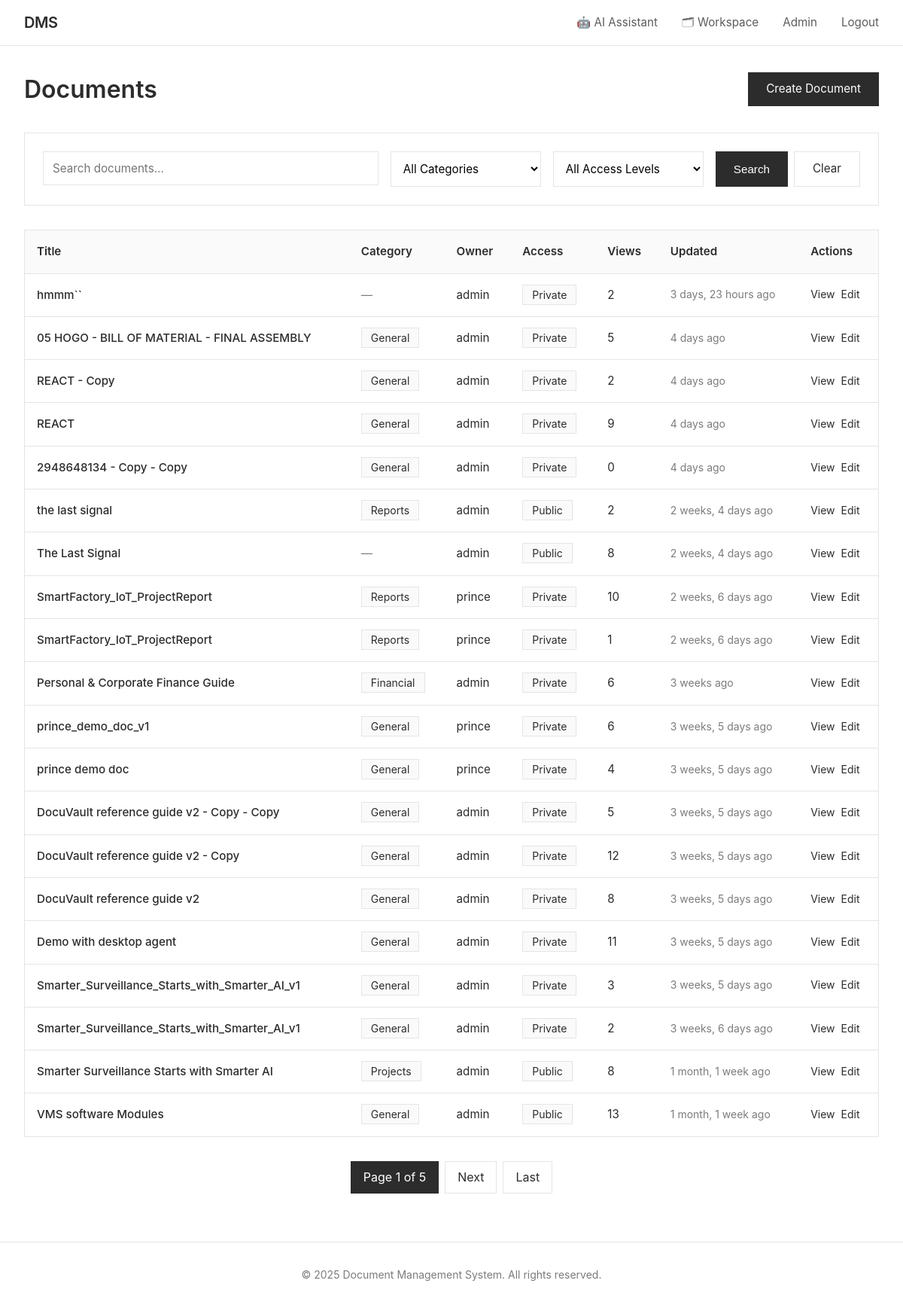
/documents/ (signed in), run on an earlier commit of the app's database.
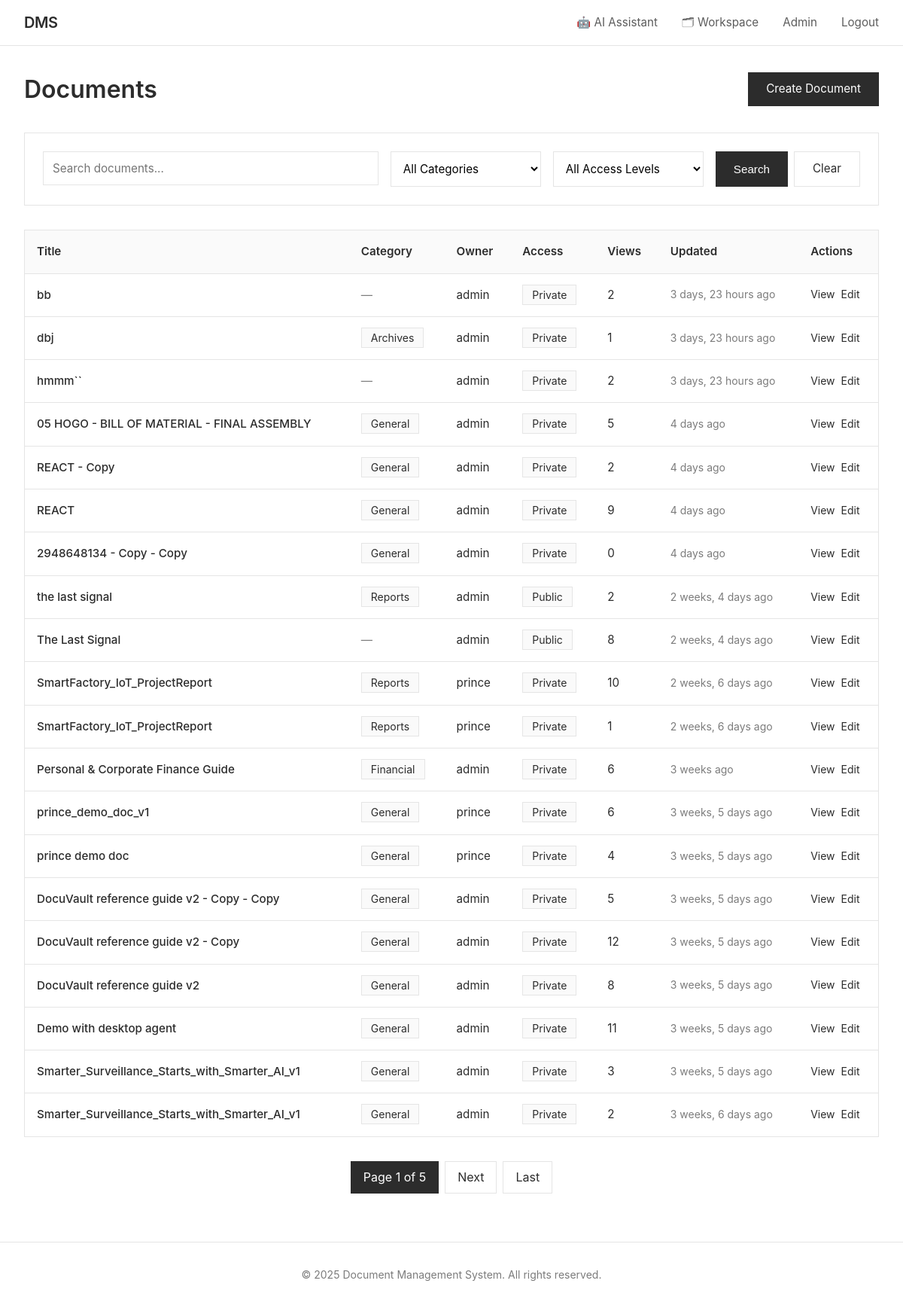
And on a later commit of the database.
### documents/models.py (models this page shows, shortened)
class Document(models.Model):
    ACCESS_LEVEL_CHOICES = [
        ('public', 'Public'),
        ('private', 'Private'),
        ('role', 'Role-Based'),
        ('custom', 'Custom Users'),
    ]
    title = models.CharField(max_length=255)
    description = models.TextField(blank=True)
    file = models.FileField(upload_to=document_upload_path)
    file_size = models.BigIntegerField(default=0, help_text="Size in bytes")
    file_type = models.CharField(max_length=100, blank=True)
    owner = models.ForeignKey(User, on_delete=models.CASCADE, related_name='owned_documents')
    access_level = models.CharField(max_length=10, choices=ACCESS_LEVEL_CHOICES, default='private')
    required_role_level = models.IntegerField(
        default=1,
        validators=[MinValueValidator(1), MaxValueValidator(100)],
        help_text="Minimum role level required (for role-based access)"
    )
    category = models.ForeignKey(Category, on_delete=models.SET_NULL, null=True, blank=True, related_name='documents')
    folder   = models.ForeignKey('Folder', on_delete=models.SET_NULL, null=True, blank=True,
                                 related_name='folder_documents')
    tags = models.ManyToManyField(Tag, blank=True, related_name='documents')
    shared_with = models.ManyToManyField(User, blank=True, related_name='shared_documents')
    version = models.IntegerField(default=1)
    is_locked = models.BooleanField(default=False, help_text="Locked documents cannot be edited")
    locked_by = models.ForeignKey(User, on_delete=models.SET_NULL, null=True, blank=True, related_name='locked_documents')
    views_count = models.IntegerField(default=0)
    downloads_count = models.IntegerField(default=0)
    created_at = models.DateTimeField(auto_now_add=True)
    updated_at = models.DateTimeField(auto_now=True)
    allow_comments = models.BooleanField(default=True)
    allow_download = models.BooleanField(default=True)
    is_deleted = models.BooleanField(default=False)
    deleted_at = models.DateTimeField(null=True, blank=True)
    class Meta:
        ordering = ['-updated_at', '-created_at']
        indexes = [
            models.Index(fields=['owner', 'access_level']),
            models.Index(fields=['created_at']),
            models.Index(fields=['title']),
        ]

class User(AbstractUser):
    USER_TYPE_CHOICES = [
        ('guest', 'Guest'),
        ('user', 'Regular User'),
        ('admin', 'Admin'),
    ]
    user_type = models.CharField(max_length=10, choices=USER_TYPE_CHOICES, default='user')
    role = models.ForeignKey(Role, on_delete=models.SET_NULL, null=True, blank=True, related_name='users')
    bio = models.TextField(blank=True)
    avatar = models.ImageField(upload_to='avatars/', null=True, blank=True)
    phone = models.CharField(max_length=20, blank=True)
    department = models.CharField(max_length=100, blank=True)
    created_at = models.DateTimeField(auto_now_add=True)
    updated_at = models.DateTimeField(auto_now=True)
    last_activity = models.DateTimeField(auto_now=True)
    is_active = models.BooleanField(default=True)
    class Meta:
        ordering = ['-created_at']
    def is_admin(self):
        return self.user_type == 'admin'

class Category(models.Model):
    name = models.CharField(max_length=100, unique=True)
    description = models.TextField(blank=True)
    color = models.CharField(max_length=7, default='#007bff', help_text="Hex color code")
    icon = models.CharField(max_length=50, blank=True, help_text="Icon class name")
    parent = models.ForeignKey('self', on_delete=models.CASCADE, null=True, blank=True, related_name='subcategories')
    created_at = models.DateTimeField(auto_now_add=True)
    created_by = models.ForeignKey(User, on_delete=models.SET_NULL, null=True, related_name='created_categories')
    class Meta:
        verbose_name_plural = "Categories"
        ordering = ['name']

### documents/views.py (the view, shortened to what this page needs)
# urls.py: path('documents/', views.document_list_view, name='document_list'),
@login_required
def document_list_view(request):
    user = request.user
    documents = Document.objects.filter(is_deleted=False).select_related(
        'owner', 'category'
    ).prefetch_related('tags')
    search_query = request.GET.get('q', '')
    if search_query:
        documents = documents.filter(
            Q(title__icontains=search_query) |
            Q(description__icontains=search_query) |
            Q(tags__name__icontains=search_query)
        ).distinct()
    category_id = request.GET.get('category')
    if category_id:
        documents = documents.filter(category_id=category_id)
    tag_id = request.GET.get('tag')
    if tag_id:
        documents = documents.filter(tags__id=tag_id)
    access_level = request.GET.get('access_level')
    if access_level:
        documents = documents.filter(access_level=access_level)
    sort_by = request.GET.get('sort', '-updated_at')
    documents = documents.order_by(sort_by)
    paginator = Paginator(documents, 20)
    page_number = request.GET.get('page')
    page_obj = paginator.get_page(page_number)
    context = {
        'page_obj': page_obj,
        'search_query': search_query,
        'categories': Category.objects.all(),
        'tags': Tag.objects.all(),
    }
    return render(request, 'documents/document_list.html', context)

### documents/context_processors.py (called while the page is built)
def unread_notifications(request):
    if request.user.is_authenticated:
        count = Notification.objects.filter(recipient=request.user, is_read=False).count()
        return {'unread_notifications_count': count}
    return {'unread_notifications_count': 0}

### documents/templates/documents/document_list.html (shortened to what the changed rows need)
{% extends 'documents/base.html' %}
{% block content %}
<div class="doc-list-hdr">
    <h1 style="font-size: 2rem; font-weight: 600; color: #2c2c2c;">Documents</h1>
</div>
{% if page_obj %}
    <div class="table-wrapper">
        <table>
            <thead>
                <tr>
                    <th>Title</th>
                    <th>Category</th>
                    <th>Owner</th>
                    <th>Access</th>
                    <th>Views</th>
                    <th>Updated</th>
                    <th>Actions</th>
                </tr>
            </thead>
            <tbody>
                {% for document in page_obj %}
                    <tr>
                        <td>
                            <a href="{% url 'document_detail' document.pk %}" style="color: #2c2c2c; text-decoration: none; font-weight: 500;">
                                {{ document.title }}
                            </a>
                        </td>
                        <td>
                            {% if document.category %}
                                <span style="padding: 0.25rem 0.75rem; background: #fafafa; border: 1px solid #e5e5e5; font-size: 0.875rem;">
                                    {{ document.category.name }}
                                </span>
                            {% else %}
                                <span style="color: #7c7c7c;">—</span>
                            {% endif %}
                        </td>
                        <td>{{ document.owner.username }}</td>
                        <td>
                            <span style="padding: 0.25rem 0.75rem; background: #fafafa; border: 1px solid #e5e5e5; font-size: 0.875rem;">
                                {{ document.get_access_level_display }}
                            </span>
                        </td>
                        <td>{{ document.views_count }}</td>
                        <td style="font-size: 0.875rem; color: #7c7c7c;">
                            {{ document.updated_at|timesince }} ago
                        </td>
                        <td>
                            <div style="display: flex; gap: 0.5rem;">
                                <a href="{% url 'document_detail' document.pk %}" style="color: #2c2c2c; text-decoration: none; font-size: 0.875rem;">
                                    View
                                </a>
                                {% if document.owner == user or user.is_admin %}
                                    <a href="{% url 'document_edit' document.pk %}" style="color: #2c2c2c; text-decoration: none; font-size: 0.875rem;">
                                        Edit
                                    </a>
                                {% endif %}
                            </div>
                        </td>
                    </tr>
                {% endfor %}
            </tbody>
        </table>
    </div>
{% else %}
    <div class="card">
        <p style="color: #7c7c7c; text-align: center; padding: 3rem 0;">
            No documents found. Create your first document to get started.
        </p>
    </div>
{% endif %}
{% endblock %}

What changed in the data, as far as the page shows it:
no longer on this page (row unchanged): Document: title "Smarter Surveillance Starts with Smarter AI", category.name "Projects", owner.username "admin", access_level "Public", views_count "8", updated_at "1 month, 1 week", shows "Edit"
no longer on this page (row unchanged): Document: title "VMS software Modules", category.name "General", owner.username "admin", access_level "Public", views_count "13", updated_at "1 month, 1 week", shows "Edit"
added Document: title "bb", owner.username "admin", access_level "Private", views_count "2", updated_at "3 days, 23 hours", shows "Edit"
added Document: title "dbj", category.name "Archives", owner.username "admin", access_level "Private", views_count "1", updated_at "3 days, 23 hours", shows "Edit"
